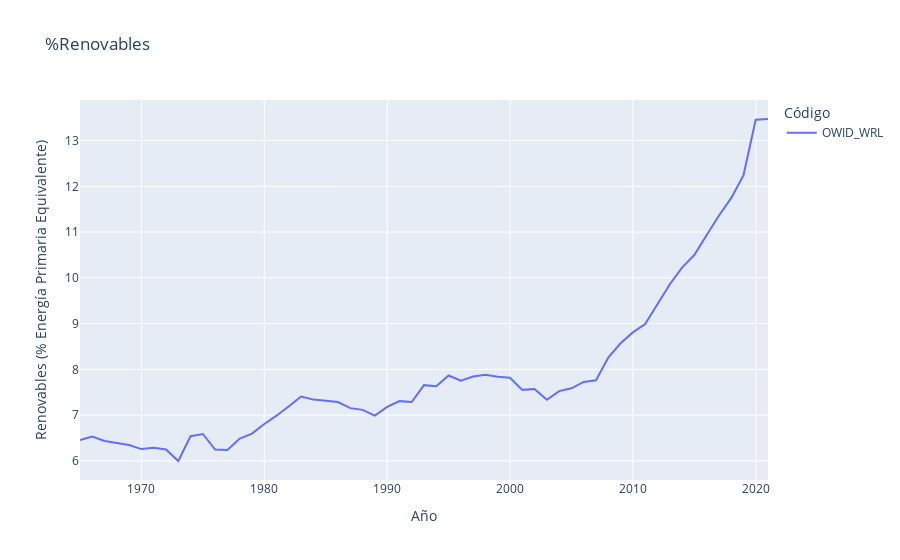

The notebook cell this image was saved under:
### Code cell
fig1 = px.line(mundo, x='Año', y="Renovables (% Energía Primaria Equivalente)", color="Código",title='%Renovables')
fig1.show()

### Figure 1 — Plotly figure (JSON) as saved in the notebook; plotly's stock layout.template omitted (floating-point values rounded to 4 significant figures)
{"data": [{"hovertemplate": "Código=OWID_WRL<br>Año=%{x}<br>Renovables (% Energía Primaria Equivalente)=%{y}<extra></extra>", "legendgroup": "OWID_WRL", "line": {"color": "#636efa", "dash": "solid"}, "marker": {"symbol": "circle"}, "mode": "lines", "name": "OWID_WRL", "orientation": "v", "showlegend": true, "type": "scatter", "x": [1965, 1966, 1967, 1968, 1969, 1970, 1971, 1972, 1973, 1974, 1975, 1976, 1977, 1978, 1979, 1980, 1981, 1982, 1983, 1984, 1985, 1986, 1987, 1988, 1989, 1990, 1991, 1992, 1993, 1994, 1995, 1996, 1997, 1998, 1999, 2000, 2001, 2002, 2003, 2004, 2005, 2006, 2007, 2008, 2009, 2010, 2011, 2012, 2013, 2014, 2015, 2016, 2017, 2018, 2019, 2020, 2021], "xaxis": "x", "y": [6.455, 6.534, 6.435, 6.397, 6.347, 6.258, 6.287, 6.251, 5.997, 6.54, 6.587, 6.248, 6.237, 6.489, 6.596, 6.806, 6.988, 7.193, 7.406, 7.339, 7.31, 7.285, 7.153, 7.115, 6.99, 7.178, 7.306, 7.287, 7.655, 7.632, 7.866, 7.752, 7.843, 7.881, 7.841, 7.818, 7.552, 7.572, 7.336, 7.526, 7.586, 7.725, 7.763, 8.257, 8.57, 8.808, 8.989, 9.423, 9.856, 10.22, 10.5, 10.93, 11.36, 11.74, 12.24, 13.46, 13.47], "yaxis": "y"}], "layout": {"legend": {"title": {"text": "Código"}, "tracegroupgap": 0}, "title": {"text": "%Renovables"}, "xaxis": {"anchor": "y", "domain": [0, 1], "title": {"text": "Año"}}, "yaxis": {"anchor": "x", "domain": [0, 1], "title": {"text": "Renovables (% Energía Primaria Equivalente)"}}}}
